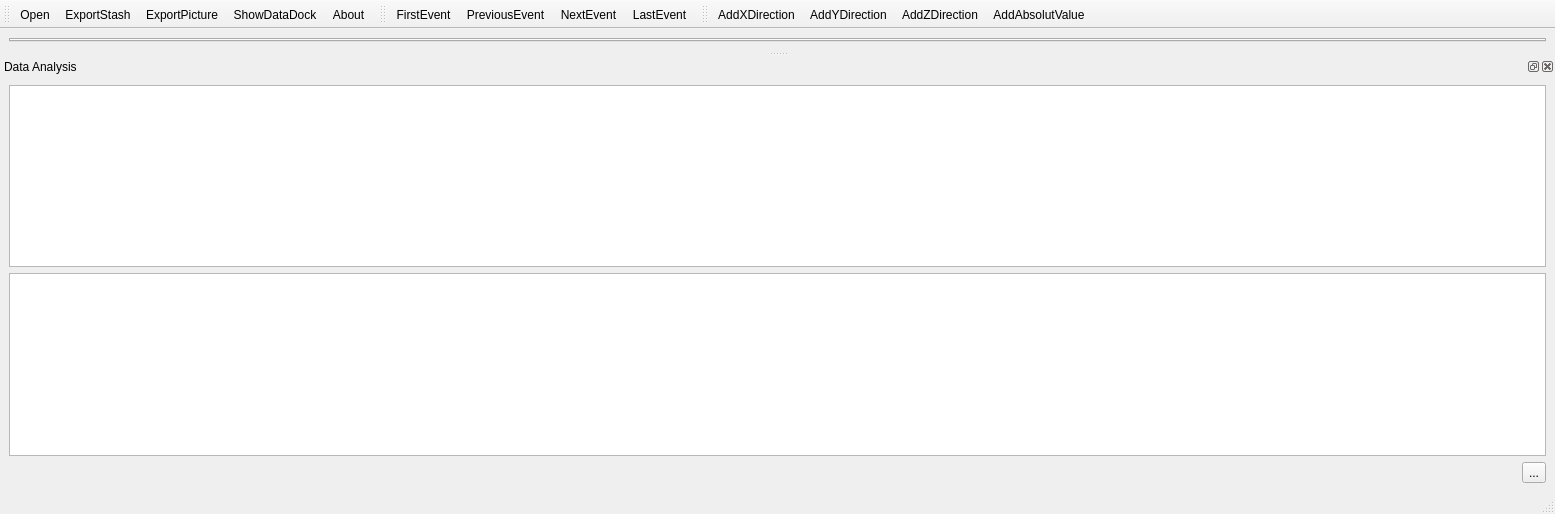
<?xml version="1.0" encoding="UTF-8"?>
<ui version="4.0">
 <class>MainWindow</class>
 <widget class="QMainWindow" name="MainWindow">
  <property name="geometry">
   <rect>
    <x>0</x>
    <y>0</y>
    <width>1555</width>
    <height>514</height>
   </rect>
  </property>
  <property name="minimumSize">
   <size>
    <width>0</width>
    <height>0</height>
   </size>
  </property>
  <property name="maximumSize">
   <size>
    <width>16777215</width>
    <height>16777215</height>
   </size>
  </property>
  <property name="windowTitle">
   <string>Viewccelera - The Accelera Viewer</string>
  </property>
  <property name="windowIcon">
   <iconset resource="resources.qrc">
    <normaloff>:/Images/ViewCcelera_256.ico</normaloff>:/Images/ViewCcelera_256.ico</iconset>
  </property>
  <widget class="QWidget" name="centralwidget">
   <property name="minimumSize">
    <size>
     <width>0</width>
     <height>0</height>
    </size>
   </property>
   <property name="maximumSize">
    <size>
     <width>16777215</width>
     <height>16777215</height>
    </size>
   </property>
   <layout class="QGridLayout" name="gridLayout">
    <item row="0" column="0">
     <widget class="QTabWidget" name="tabWidget">
      <property name="currentIndex">
       <number>-1</number>
      </property>
     </widget>
    </item>
   </layout>
  </widget>
  <widget class="QStatusBar" name="statusbar"/>
  <widget class="QToolBar" name="toolBarGeneral">
   <property name="windowTitle">
    <string>toolBar</string>
   </property>
   <property name="iconSize">
    <size>
     <width>48</width>
     <height>48</height>
    </size>
   </property>
   <attribute name="toolBarArea">
    <enum>TopToolBarArea</enum>
   </attribute>
   <attribute name="toolBarBreak">
    <bool>false</bool>
   </attribute>
   <addaction name="actionOpen"/>
   <addaction name="actionExportData"/>
   <addaction name="actionExportPicture"/>
   <addaction name="actionShowDataDock"/>
   <addaction name="actionAbout"/>
  </widget>
  <widget class="QToolBar" name="toolBarDetailedChart">
   <property name="windowTitle">
    <string>toolBar_2</string>
   </property>
   <property name="iconSize">
    <size>
     <width>48</width>
     <height>48</height>
    </size>
   </property>
   <attribute name="toolBarArea">
    <enum>TopToolBarArea</enum>
   </attribute>
   <attribute name="toolBarBreak">
    <bool>false</bool>
   </attribute>
   <addaction name="actionFirstEvent"/>
   <addaction name="actionPreviousEvent"/>
   <addaction name="actionNextEvent"/>
   <addaction name="actionLastEvent"/>
  </widget>
  <widget class="QToolBar" name="toolBarPlotData">
   <property name="windowTitle">
    <string>toolBar</string>
   </property>
   <property name="iconSize">
    <size>
     <width>48</width>
     <height>48</height>
    </size>
   </property>
   <attribute name="toolBarArea">
    <enum>TopToolBarArea</enum>
   </attribute>
   <attribute name="toolBarBreak">
    <bool>false</bool>
   </attribute>
   <addaction name="actionAddXDirection"/>
   <addaction name="actionAddYDirection"/>
   <addaction name="actionAddZDirection"/>
   <addaction name="actionAddAbsolutValue"/>
  </widget>
  <widget class="QDockWidget" name="dockWidget">
   <property name="minimumSize">
    <size>
     <width>91</width>
     <height>254</height>
    </size>
   </property>
   <property name="maximumSize">
    <size>
     <width>524287</width>
     <height>524287</height>
    </size>
   </property>
   <property name="floating">
    <bool>false</bool>
   </property>
   <property name="windowTitle">
    <string>Data Analysis</string>
   </property>
   <attribute name="dockWidgetArea">
    <number>8</number>
   </attribute>
   <widget class="QWidget" name="dockWidgetContents">
    <property name="minimumSize">
     <size>
      <width>0</width>
      <height>0</height>
     </size>
    </property>
    <layout class="QVBoxLayout" name="verticalLayout">
     <item>
      <widget class="QTableWidget" name="analysisResultTable"/>
     </item>
     <item>
      <widget class="QListWidget" name="analyzedFramesList"/>
     </item>
     <item>
      <layout class="QHBoxLayout" name="horizontalLayout">
       <item>
        <spacer name="horizontalSpacer">
         <property name="orientation">
          <enum>Qt::Horizontal</enum>
         </property>
         <property name="sizeHint" stdset="0">
          <size>
           <width>40</width>
           <height>20</height>
          </size>
         </property>
        </spacer>
       </item>
       <item>
        <widget class="QToolButton" name="deleteButton">
         <property name="text">
          <string>...</string>
         </property>
         <property name="icon">
          <iconset resource="resources.qrc">
           <normaloff>:/Images/Delete_256.png</normaloff>:/Images/Delete_256.png</iconset>
         </property>
         <property name="iconSize">
          <size>
           <width>48</width>
           <height>48</height>
          </size>
         </property>
        </widget>
       </item>
      </layout>
     </item>
    </layout>
    <zorder>analyzedFramesList</zorder>
    <zorder>analysisResultTable</zorder>
   </widget>
  </widget>
  <action name="actionOpen">
   <property name="icon">
    <iconset resource="resources.qrc">
     <normaloff>:/Images/Open_256.png</normaloff>:/Images/Open_256.png</iconset>
   </property>
   <property name="text">
    <string>Open</string>
   </property>
   <property name="toolTip">
    <string>Open an Accelera file</string>
   </property>
   <property name="shortcut">
    <string>Alt+O</string>
   </property>
  </action>
  <action name="actionFirstEvent">
   <property name="icon">
    <iconset resource="resources.qrc">
     <normaloff>:/Images/First_256.png</normaloff>:/Images/First_256.png</iconset>
   </property>
   <property name="text">
    <string>FirstEvent</string>
   </property>
   <property name="shortcut">
    <string>Up</string>
   </property>
  </action>
  <action name="actionPreviousEvent">
   <property name="icon">
    <iconset resource="resources.qrc">
     <normaloff>:/Images/Previous_256.png</normaloff>:/Images/Previous_256.png</iconset>
   </property>
   <property name="text">
    <string>PreviousEvent</string>
   </property>
   <property name="shortcut">
    <string>Left</string>
   </property>
  </action>
  <action name="actionNextEvent">
   <property name="icon">
    <iconset resource="resources.qrc">
     <normaloff>:/Images/Next_256.png</normaloff>:/Images/Next_256.png</iconset>
   </property>
   <property name="text">
    <string>NextEvent</string>
   </property>
   <property name="shortcut">
    <string>Right</string>
   </property>
  </action>
  <action name="actionLastEvent">
   <property name="icon">
    <iconset resource="resources.qrc">
     <normaloff>:/Images/Last_256.png</normaloff>:/Images/Last_256.png</iconset>
   </property>
   <property name="text">
    <string>LastEvent</string>
   </property>
   <property name="shortcut">
    <string>Down</string>
   </property>
  </action>
  <action name="actionAddXDirection">
   <property name="checkable">
    <bool>true</bool>
   </property>
   <property name="icon">
    <iconset resource="resources.qrc">
     <normaloff>:/Images/XAxis_256.png</normaloff>:/Images/XAxis_256.png</iconset>
   </property>
   <property name="text">
    <string>AddXDirection</string>
   </property>
  </action>
  <action name="actionAddYDirection">
   <property name="checkable">
    <bool>true</bool>
   </property>
   <property name="icon">
    <iconset resource="resources.qrc">
     <normaloff>:/Images/YAxis_256.png</normaloff>:/Images/YAxis_256.png</iconset>
   </property>
   <property name="text">
    <string>AddYDirection</string>
   </property>
  </action>
  <action name="actionAddZDirection">
   <property name="checkable">
    <bool>true</bool>
   </property>
   <property name="icon">
    <iconset resource="resources.qrc">
     <normaloff>:/Images/ZAxis_256.png</normaloff>:/Images/ZAxis_256.png</iconset>
   </property>
   <property name="text">
    <string>AddZDirection</string>
   </property>
  </action>
  <action name="actionAddAbsolutValue">
   <property name="checkable">
    <bool>true</bool>
   </property>
   <property name="icon">
    <iconset resource="resources.qrc">
     <normaloff>:/Images/Absolute_256.png</normaloff>:/Images/Absolute_256.png</iconset>
   </property>
   <property name="text">
    <string>AddAbsolutValue</string>
   </property>
  </action>
  <action name="actionExportPicture">
   <property name="icon">
    <iconset resource="resources.qrc">
     <normaloff>:/Images/SavePicture_256.png</normaloff>:/Images/SavePicture_256.png</iconset>
   </property>
   <property name="text">
    <string>ExportPicture</string>
   </property>
  </action>
  <action name="actionShowDataDock">
   <property name="icon">
    <iconset resource="resources.qrc">
     <normaloff>:/Images/Bar_256.png</normaloff>:/Images/Bar_256.png</iconset>
   </property>
   <property name="text">
    <string>ShowDataDock</string>
   </property>
  </action>
  <action name="actionAbout">
   <property name="icon">
    <iconset resource="resources.qrc">
     <normaloff>:/Images/About_256.png</normaloff>:/Images/About_256.png</iconset>
   </property>
   <property name="text">
    <string>About</string>
   </property>
  </action>
  <action name="actionExportData">
   <property name="icon">
    <iconset resource="resources.qrc">
     <normaloff>:/Images/SavePart_256.png</normaloff>:/Images/SavePart_256.png</iconset>
   </property>
   <property name="text">
    <string>ExportStash</string>
   </property>
  </action>
  <zorder>dockWidget</zorder>
 </widget>
 <resources>
  <include location="resources.qrc"/>
 </resources>
 <connections/>
</ui>
